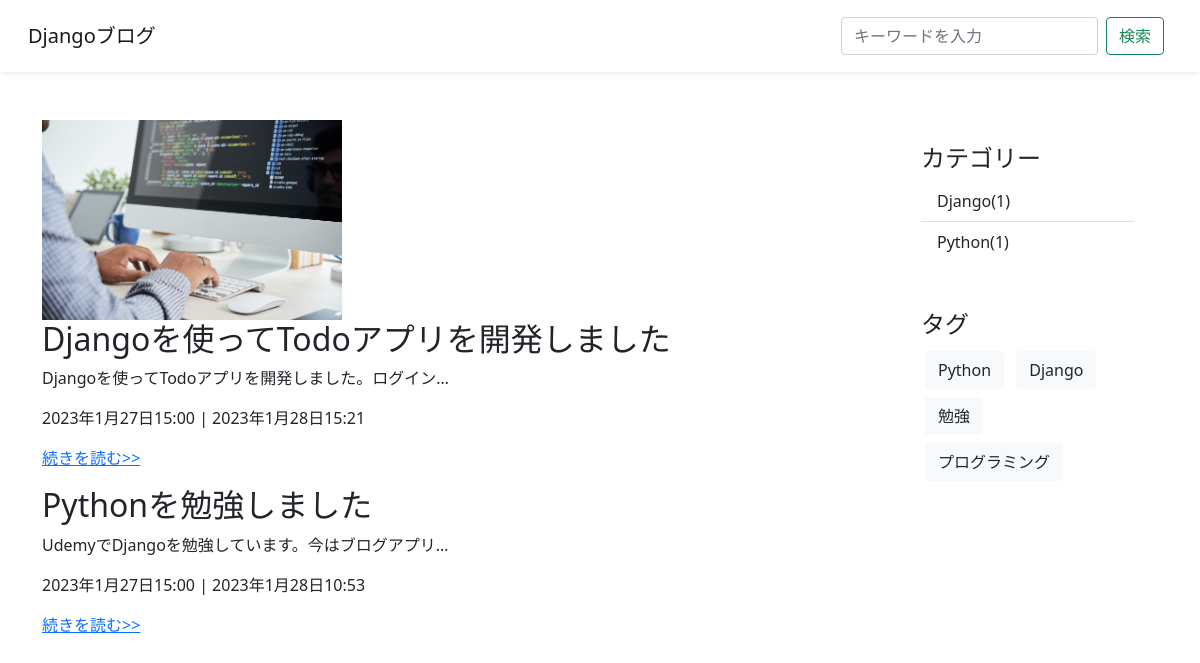
Before: / with the older database file.
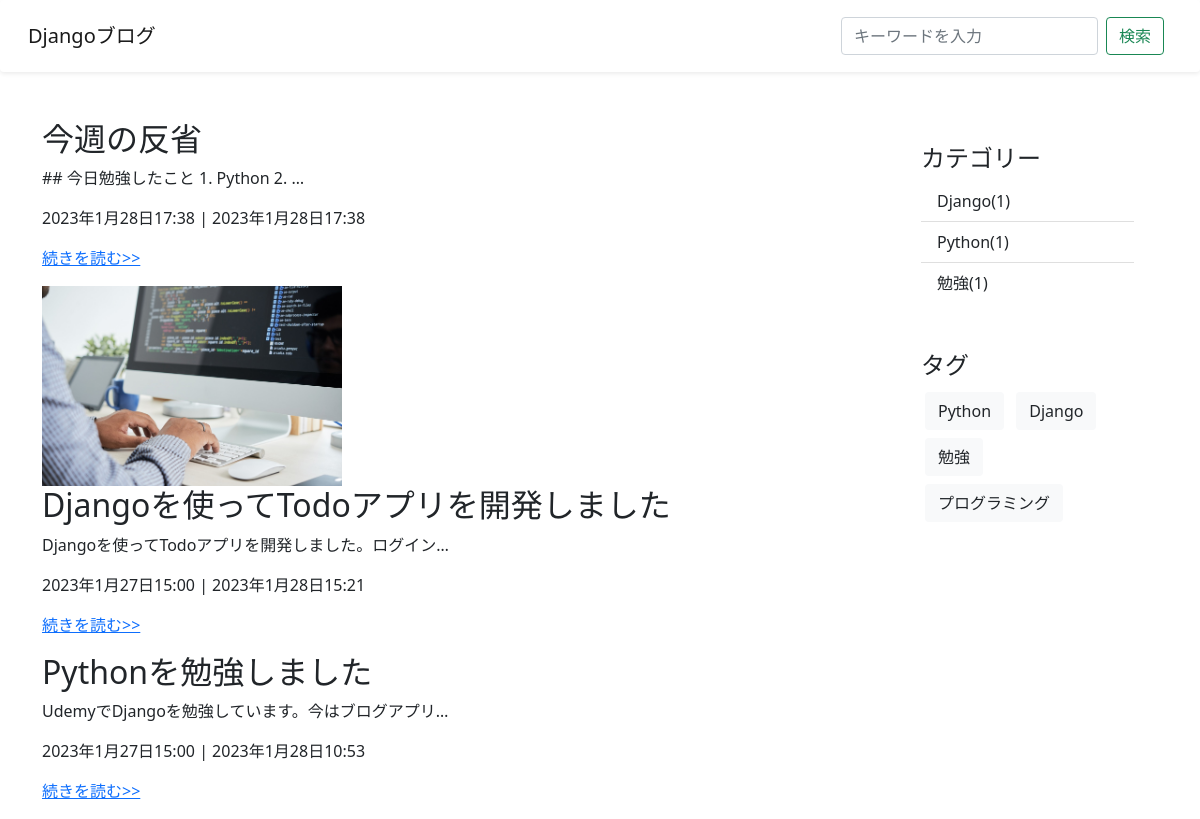
After: the same page with the newer database file.
### blog/models.py (models this page shows, shortened)
class Post(models.Model):
    title = models.CharField(verbose_name="タイトル", max_length=200)
    content = MarkdownxField(verbose_name="本文")
    image = models.ImageField(verbose_name="画像", upload_to='uploads/', null=True, blank=True)
    created_at = models.DateTimeField(verbose_name="作成日", auto_now_add=True)
    updated_at = models.DateTimeField(verbose_name="更新日", auto_now=True)
    is_published = models.BooleanField(verbose_name="公開設定", default=False)
    category = models.ForeignKey(Category, verbose_name="カテゴリー", on_delete=models.PROTECT, null=True, blank=True)
    tag = models.ManyToManyField(Tag, verbose_name="タグ", blank=True)
    class Meta:
        verbose_name = "記事"
        verbose_name_plural = "記事"

class Category(models.Model):
    name = models.CharField(verbose_name="カテゴリー", max_length=255)
    slug = models.SlugField(verbose_name="URL", unique=True)
    class Meta:
        verbose_name = "カテゴリー"
        verbose_name_plural = "カテゴリー"

class Tag(models.Model):
    name = models.CharField(verbose_name="タグ", max_length=255)
    slug = models.SlugField(verbose_name="URL", unique=True)
    class Meta:
        verbose_name = "タグ"
        verbose_name_plural = "タグ"

### blog/views.py (the view)
# urls.py: path('', PostListView.as_view(), name='post-list'),
class PostListView(ListView):
    model = Post
    template_name = "blog/post_list.html"
    context_object_name = "posts"
    def get_queryset(self):
        posts = super().get_queryset() #querysetには全ての記事が格納されている
        return posts.order_by('-updated_at')

### blog/context_processors.py (called while the page is built)
def common(request):
    context = {
        "categories": Category.objects.annotate(
          count=Count("post", Q(post__is_published=True))
        ),
        "tags": Tag.objects.all
    }
    return context

### blog/templates/blog/post_list.html (shortened to what this page needs)
{% extends 'blog/base.html' %}
{% block content %}
<div class="row">
  <div class="col-9">
      {% for post in posts %}
        {% if post.is_published or user.is_authenticated %}
        {% if post.image %}
          <img src="{{ post.image.url }}" alt="{{ post.title }}" width="300" height="200">
        {% endif %}
          <h2>{{ post.title }}</h2>
          <p>{{ post.content | truncatechars:30 }}</p>
          <p>{{ post.created_at }} | {{ post.updated_at }}</p>
          <p><a href="{% url 'post-detail' post.pk %}">続きを読む>></a></p>
        {% endif %}
      {% endfor %}
  </div>
  <div class="col-3">
    {% include "blog/snippets/sidebar.html" %}
  </div>
</div>
{% endblock%}

### blog/templates/blog/base.html (shortened to what this page needs)
{% load static %}
<!doctype html>
<html lang="ja">
  <head>
    <link href="https://cdn.jsdelivr.net/npm/bootstrap@5.0.2/dist/css/bootstrap.min.css" rel="stylesheet">
    <link rel="stylesheet" href="{% static 'blog/css/style.css' %}">
  </head>
  <body>
    {% include "blog/snippets/navbar.html" %}
    <div class="container">
      {% block content %}
      {% endblock %}
    </div>
  </body>
</html>

### blog/templates/blog/snippets/navbar.html (shortened to what this page needs)
<nav class="navbar navbar-expand-lg navbar-light shadow-sm p-3 mb-5 bg-body rounded">
  <div class="container-fluid">
    <a class="navbar-brand" href="{% url 'post-list' %}">Djangoブログ</a>
      <form action="{% url 'search-post-list' %}" method="GET" class="d-flex me-2">
          <input class="form-control me-2" type="text" name="query" placeholder="キーワードを入力" value="{{ query }}">
          <input class="btn btn-outline-success" type="submit" value="検索">
      </form>
  </div>
</nav>

### blog/templates/blog/snippets/pagination.html (shortened to what this page needs)
{% load blog %}

### blog/templates/blog/snippets/sidebar.html
<div class="p-4 category">
  <h4>カテゴリー</h4>
  <ul class="list-group list-group-flush">
    {% for category in categories %}
      {% if category.count > 0 %}
        <li class="list-group-item">
          <a href="{% url 'category-post-list' category.slug %}">
            {{ category.name }}({{ category.count }})
          </a>
        </li>
      {% endif %}
    {% endfor %}
  </ul>
</div>
<div class="p-4">
  <h4>タグ</h4>
  {% for tag in tags %}
      <a class="btn bg-light text-dark m-1" href="{% url 'tag-post-list' tag.slug %}">
        {{ tag.name }}
      </a>
  {% endfor %}
</div>

### blog/static/blog/css/style.css (style rules this page uses)
div.category > ul > li a { color: #212529; text-decoration: none; }

Changed rows visible on the page:
added Post: title "今週の反省", content "## 今日勉強したこと 1. Python 2. …", created_at "2023年1月28日17:38", updated_at "2023年1月28日17:38"
now on this page (row unchanged): Category: name "勉強", count "1"
